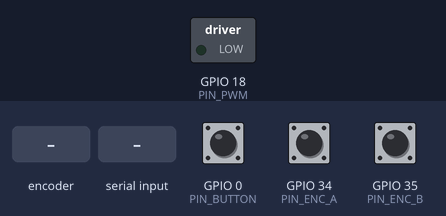
The program below on a simulated ESP32. Parts: switched loads named in the program (green lamp = pin HIGH). The test bench sets the inputs (shaded band); at power-on: GPIO 0 (PIN_BUTTON) HIGH, GPIO 34 (PIN_ENC_A) HIGH, GPIO 35 (PIN_ENC_B) HIGH. What the program prints to the serial monitor is not drawn.

Above: at 1.2 s.
1.3 s: rotary encoder on GPIO 34 (PIN_ENC_A) / GPIO 35 (PIN_ENC_B) turned 3 steps (first pin leading)
At 1.48 s:
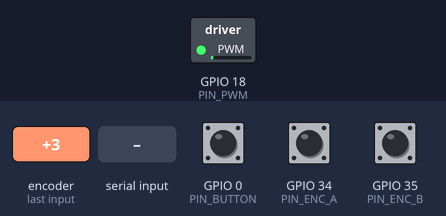
3.4 s: GPIO 0 (PIN_BUTTON) pulled LOW for 0.15 s
At 4.6 s:
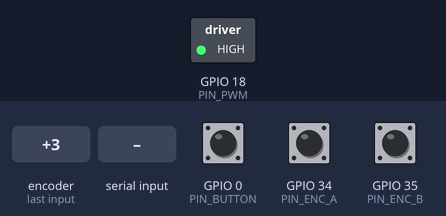
5.0 s: "s" received over Serial
At 5.9 s:
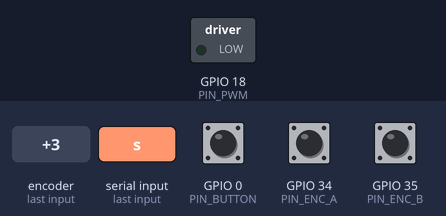
6.5 s: GPIO 0 (PIN_BUTTON) pulled LOW for 1 s
At 7.0 s:
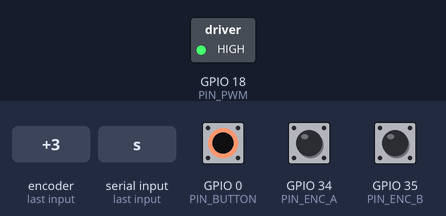
9.0 s: GPIO 0 (PIN_BUTTON) pulled LOW for 3.2 s
At 10.0 s:
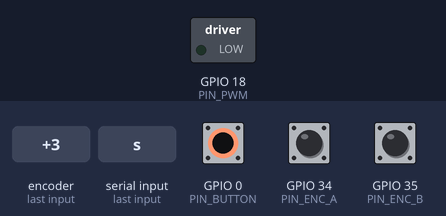
Timing chart, 0 to 12.0 s (numbered marks = the images above; inputs shaded):
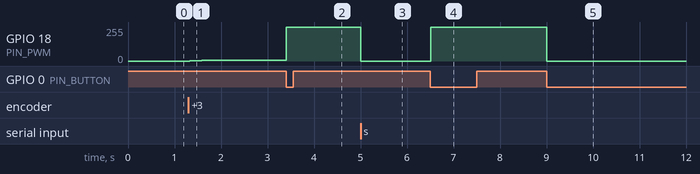

The program:

main.cpp
```cpp
#include <Arduino.h>
#include "pid.h"
#include "encoder.h"
#include "motor_driver.h"
#include "logger.h"

// === Configuration ===
// Change pins here as needed
#ifndef LOOP_HZ
#define LOOP_HZ 200
#endif

#ifndef ENCODER_CPR
#define ENCODER_CPR 1024
#endif

const int PIN_PWM = 18;        // PWM to motor driver (use proper motor driver!)
const int PIN_ENC_A = 34;      // encoder A (input-capable pin)
const int PIN_ENC_B = 35;      // encoder B (input-capable pin)
const int PIN_BUTTON = 0;      // on-board button for step change (active LOW)

const double COUNTS_PER_REV = ENCODER_CPR; // counts per revolution (after quadrature)
const double LOOP_DT = 1.0 / (double)LOOP_HZ; // seconds
const int SERIAL_BAUD = 115200;

Encoder encoder(PIN_ENC_A, PIN_ENC_B, (uint32_t)COUNTS_PER_REV);
MotorDriver motor(PIN_PWM, 0, 20000, 12);
Logger logger(Serial);

// Example initial PID gains (tweak these)
double KP = 0.005; // proportional
double KI = 0.03;  // integral
double KD = 0.0;   // derivative

PID pid(KP, KI, KD, 0.0, 1.0);

volatile double setpoint_rpm = 0.0;
double step_high_rpm = 3000.0;
double step_low_rpm = 0.0;

// helper to compute rpm from delta counts and dt
double countsToRpm(int32_t delta_counts, double dt_sec) {
    double revs = ((double)delta_counts) / COUNTS_PER_REV;
    return revs * (60.0 / dt_sec);
}

void setup() {
    delay(10);
    pinMode(PIN_BUTTON, INPUT_PULLUP);
    encoder.begin();
    motor.begin();
    logger.begin(SERIAL_BAUD);
    logger.header();
    pid.reset();
    // start with low setpoint
    setpoint_rpm = step_low_rpm;
    Serial.println("PID motor-speed demo started");
    Serial.print("Loop Hz: "); Serial.println(LOOP_HZ);
}

void loop() {
    static unsigned long last_time = millis();
    static unsigned long last_loop = millis();
    // use vTaskDelayUntil-like timing
    unsigned long target_delay_ms = (unsigned long)(1000.0 / LOOP_HZ);
    unsigned long now = millis();
    // detect button press to toggle step
    static bool last_button_state = HIGH;
    bool button_state = digitalRead(PIN_BUTTON);
    if (last_button_state == HIGH && button_state == LOW) {
        // falling edge -> toggle
        if (setpoint_rpm < 1.0) setpoint_rpm = step_high_rpm;
        else setpoint_rpm = step_low_rpm;
    }
    last_button_state = button_state;

    // also support serial command 's' to toggle
    if (Serial.available()) {
        char c = Serial.read();
        if (c == 's') {
            if (setpoint_rpm < 1.0) setpoint_rpm = step_high_rpm;
            else setpoint_rpm = step_low_rpm;
            pid.reset();
        }
    }

    // control loop timing
    static unsigned long last_control = 0;
    unsigned long elapsed_ms = now - last_control;
    if (elapsed_ms < target_delay_ms) {
        delay(target_delay_ms - elapsed_ms);
        now = millis();
        elapsed_ms = now - last_control;
    }
    last_control = now;

    // 1) read encoder counts since last loop
    int32_t delta_counts = encoder.getAndResetDelta();

    // 2) estimate speed (RPM)
    double measured_rpm = countsToRpm(delta_counts, elapsed_ms / 1000.0);

    // 3) PID update (output 0..1)
    double control = pid.update(setpoint_rpm, measured_rpm, elapsed_ms / 1000.0);

    // 4) apply to motor (PWM duty)
    motor.setDuty(control);

    // 5) log CSV
    logger.logLine(millis(), setpoint_rpm, measured_rpm, control);

    // small background tasks could run here
}
```

encoder.cpp
```cpp
#include "encoder.h"

Encoder* Encoder::instance_ = nullptr;

Encoder::Encoder(uint8_t pinA, uint8_t pinB, uint32_t cpr)
    : pinA_(pinA), pinB_(pinB), count_(0), lastState_(0), cpr_(cpr),
      lock_(portMUX_INITIALIZER_UNLOCKED)
{}

void Encoder::begin() {
    // store singleton instance
    instance_ = this;

    pinMode(pinA_, INPUT_PULLUP);
    pinMode(pinB_, INPUT_PULLUP);

    // read initial state
    uint8_t a = digitalRead(pinA_);
    uint8_t b = digitalRead(pinB_);
    lastState_ = (a << 1) | b;

    // attach static ISR
    attachInterrupt(digitalPinToInterrupt(pinA_), Encoder::isrA, CHANGE);
    attachInterrupt(digitalPinToInterrupt(pinB_), Encoder::isrB, CHANGE);
}

int32_t Encoder::getAndResetDelta() {
    portENTER_CRITICAL(&lock_);
    int64_t val = count_;
    count_ = 0;
    portEXIT_CRITICAL(&lock_);
    return (int32_t)val;
}

int64_t Encoder::getCount() {
    portENTER_CRITICAL(&lock_);
    int64_t val = count_;
    portEXIT_CRITICAL(&lock_);
    return val;
}

// ===================
// Static ISR functions
// ===================
void IRAM_ATTR Encoder::isrA() {
    if (!instance_) return;

    uint8_t a = digitalRead(instance_->pinA_);
    uint8_t b = digitalRead(instance_->pinB_);
    uint8_t state = (a << 1) | b;

    if (state == instance_->lastState_) return;

    int8_t delta = 0;
    // CW transitions
    if ((instance_->lastState_ == 0 && state == 1) ||
        (instance_->lastState_ == 1 && state == 3) ||
        (instance_->lastState_ == 3 && state == 2) ||
        (instance_->lastState_ == 2 && state == 0)) {
        delta = 1;
    } else {
        delta = -1;
    }

    portENTER_CRITICAL_ISR(&instance_->lock_);
    instance_->count_ += delta;
    instance_->lastState_ = state;
    portEXIT_CRITICAL_ISR(&instance_->lock_);
}

void IRAM_ATTR Encoder::isrB() {
    // same as isrA (could also call a common handler)
    if (!instance_) return;

    uint8_t a = digitalRead(instance_->pinA_);
    uint8_t b = digitalRead(instance_->pinB_);
    uint8_t state = (a << 1) | b;

    if (state == instance_->lastState_) return;

    int8_t delta = 0;
    // CW transitions
    if ((instance_->lastState_ == 0 && state == 1) ||
        (instance_->lastState_ == 1 && state == 3) ||
        (instance_->lastState_ == 3 && state == 2) ||
        (instance_->lastState_ == 2 && state == 0)) {
        delta = 1;
    } else {
        delta = -1;
    }

    portENTER_CRITICAL_ISR(&instance_->lock_);
    instance_->count_ += delta;
    instance_->lastState_ = state;
    portEXIT_CRITICAL_ISR(&instance_->lock_);
}
```

encoder.h
```cpp
#ifndef ENCODER_H
#define ENCODER_H

#include <Arduino.h>
#include <stdint.h>

class Encoder {
public:
    Encoder(uint8_t pinA, uint8_t pinB, uint32_t cpr = 1024);
    void begin();
    int32_t getAndResetDelta();
    int64_t getCount();

private:
    uint8_t pinA_;
    uint8_t pinB_;
    volatile int64_t count_;
    volatile uint8_t lastState_;
    uint32_t cpr_;

    portMUX_TYPE lock_;

    // Static ISR functions
    static void IRAM_ATTR isrA();
    static void IRAM_ATTR isrB();

    // Singleton pointer to current instance
    static Encoder* instance_;
};

#endif // ENCODER_H
```

logger.cpp
```cpp
#include "logger.h"

Logger::Logger(HardwareSerial &s) : serial_(s) {}

void Logger::begin(unsigned long baud) {
    serial_.begin(baud);
    // small delay to let serial come up
    delay(50);
}

void Logger::header() {
    serial_.println("time_ms,setpoint_rpm,measured_rpm,duty");
}

void Logger::logLine(unsigned long timestamp_ms, double setpoint, double measured, double duty) {
    // CSV, fixed precision
    serial_.print(timestamp_ms);
    serial_.print(",");
    serial_.print(setpoint, 2);
    serial_.print(",");
    serial_.print(measured, 2);
    serial_.print(",");
    serial_.println(duty, 4);
}
```

logger.h
```cpp
#ifndef LOGGER_H
#define LOGGER_H

#include <Arduino.h>

class Logger {
public:
    Logger(HardwareSerial &s);
    void begin(unsigned long baud = 115200);
    // Print CSV header
    void header();
    // Print a CSV line: timestamp_ms, setpoint, measured, duty
    void logLine(unsigned long timestamp_ms, double setpoint, double measured, double duty);
private:
    HardwareSerial &serial_;
};

#endif // LOGGER_H
```

pid.cpp
```cpp
#include "pid.h"
#include <algorithm>
#include <iostream>

PID::PID(double kp, double ki, double kd, double out_min, double out_max)
    : kp_(kp), ki_(ki), kd_(kd), integrator_(0.0), prev_measurement_(0.0), out_min_(out_min), out_max_(out_max) {}

void PID::setGains(double kp, double ki, double kd) {
    kp_ = kp; ki_ = ki; kd_ = kd;
}

void PID::setOutputLimits(double minv, double maxv) {
    out_min_ = minv; out_max_ = maxv;
}

void PID::reset() {
    integrator_ = 0.0;
    prev_measurement_ = 0.0;
}

double PID::update(double setpoint, double measurement, double dt) {
    if (dt <= 0.0) return 0.0;
    double error = setpoint - measurement;

    // Proportional
    double P = kp_ * error;

    // Integral (simple discrete integration)
    integrator_ += error * dt;
    double I = ki_ * integrator_;

    // Derivative on measurement to reduce setpoint kick
    double derivative = (measurement - prev_measurement_) / dt;
    double D = -kd_ * derivative; // negative because derivative of measurement

    double out = P + I + D;

    // Clamp with simple anti-windup by clamping output and backing off integrator when saturating
    if (out > out_max_) {
        out = out_max_;
        // prevent further integrator wind-up
        // remove the last integration step
        integrator_ -= error * dt;
    } else if (out < out_min_) {
        out = out_min_;
        integrator_ -= error * dt;
    }

    prev_measurement_ = measurement;
    return out;
}
```

pid.h
```cpp
#ifndef PID_H
#define PID_H

#include <stdint.h>

class PID {
public:
    PID(double kp=0.1, double ki=0.0, double kd=0.0, double out_min=0.0, double out_max=1.0);

    // Set gains
    void setGains(double kp, double ki, double kd);
    // Compute control (setpoint and measurement in same units). dt in seconds.
    double update(double setpoint, double measurement, double dt);
    // Reset integrator/derivative
    void reset();

    // Tweak limits
    void setOutputLimits(double minv, double maxv);

private:
    double kp_, ki_, kd_;
    double integrator_;
    double prev_measurement_;
    double out_min_, out_max_;
};
#endif // PID_H
```

motor_driver.cpp
```cpp
#include "motor_driver.h"
#include <Arduino.h>

MotorDriver::MotorDriver(int pwmPin, int ch, int freq, int resolution_bits)
    : pwmPin_(pwmPin), ch_(ch), freq_(freq), resolution_bits_(resolution_bits) {
    max_duty_ = (1 << resolution_bits_) - 1;
}

void MotorDriver::begin() {
    ledcSetup(ch_, freq_, resolution_bits_);
    ledcAttachPin(pwmPin_, ch_);
}

void MotorDriver::setDuty(double duty) {
    if (duty < 0.0) duty = 0.0;
    if (duty > 1.0) duty = 1.0;
    uint32_t val = (uint32_t)(duty * max_duty_);
    ledcWrite(ch_, val);
}
```

motor_driver.h
```cpp
#ifndef MOTOR_DRIVER_H
#define MOTOR_DRIVER_H

#include <stdint.h>

// Simple PWM motor driver for ESP32 using LEDC
class MotorDriver {
public:
    MotorDriver(int pwmPin, int ch = 0, int freq = 20000, int resolution_bits = 12);
    void begin();
    // duty: 0.0..1.0 (sign ignored — this demo is uni-directional)
    void setDuty(double duty);
private:
    int pwmPin_;
    int ch_;
    int freq_;
    int resolution_bits_;
    int max_duty_;
};

#endif // MOTOR_DRIVER_H
```

Measured:
- after the input at 1.3 s, GPIO 18 (PIN_PWM): 0/255 → 2/255 at once, → 4/255 0.20 s later, → 5/255 0.23 s later
- after the input at 3.4 s, GPIO 18 (PIN_PWM): 5/255 → 255/255 at once
- after the input at 5.0 s, GPIO 18 (PIN_PWM): 255/255 → 0/255 at once
- after the input at 6.5 s, GPIO 18 (PIN_PWM): 0/255 → 255/255 at once
- after the input at 9.0 s, GPIO 18 (PIN_PWM): 255/255 → 0/255 at once
